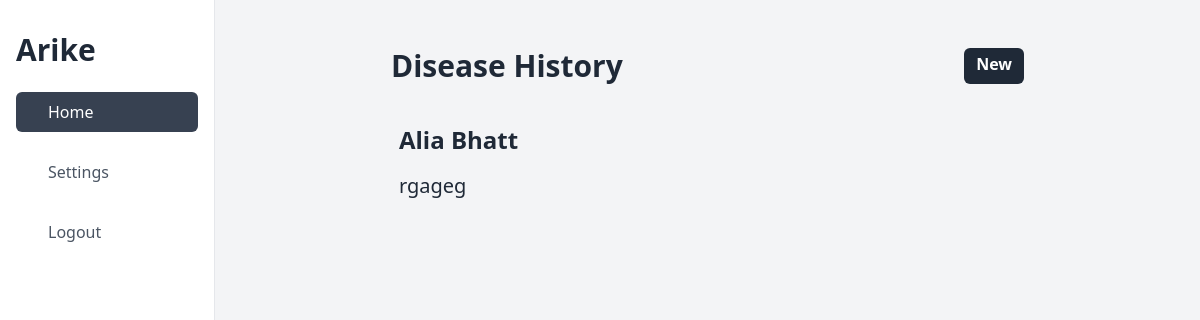
Page /list/diseasehistory/2 on the earlier database version.
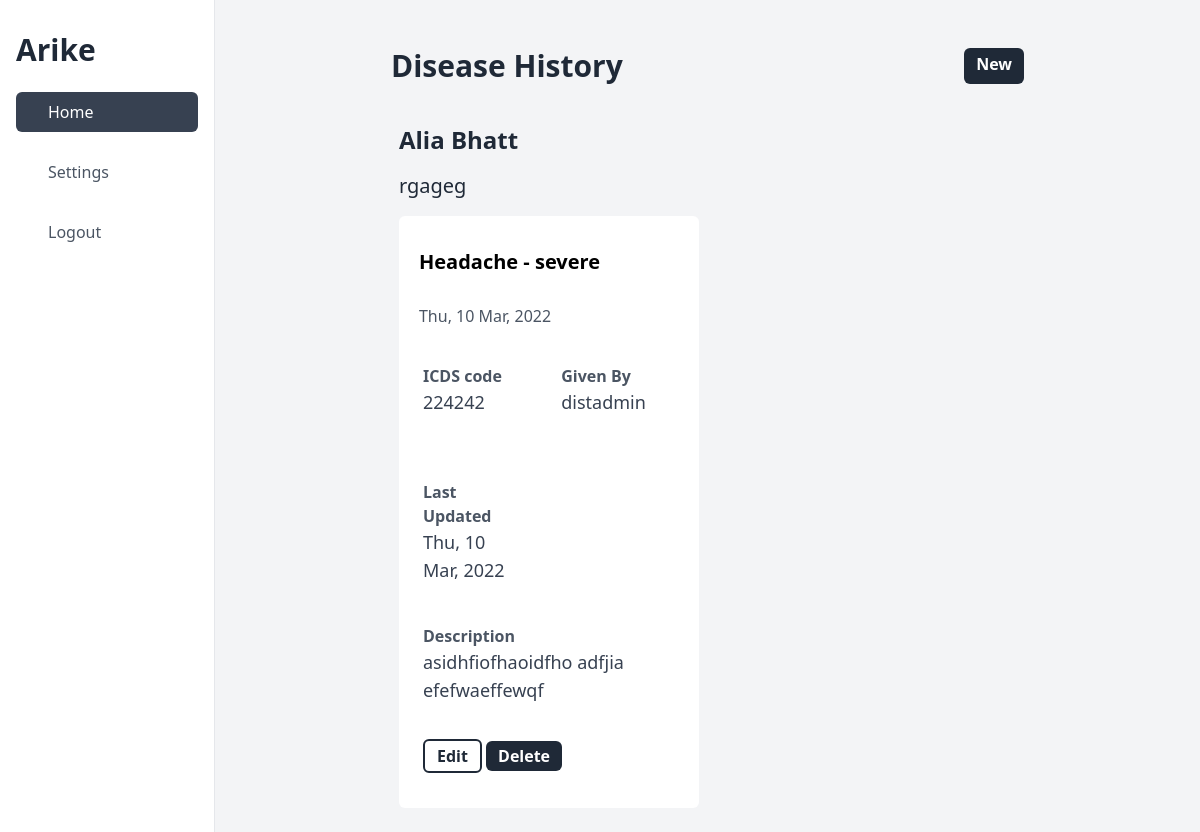
Same page on the later database version.
### apps/models.py (models this page shows, shortened)
class DiseaseHistory(models.Model):
    name = models.CharField(max_length=35)
    icds_code = models.CharField(max_length=35)
    description = models.TextField(null=True)
    patient = models.ForeignKey(Patient, on_delete=models.PROTECT, null=True)
    treated_by = models.ForeignKey(CustomUser, on_delete=models.PROTECT, null=True)
    created_at = models.DateTimeField(auto_now_add=True, null=True)
    updated_at = models.DateTimeField(auto_now=True, null=True)
    deleted = models.BooleanField(default=False, null=True)

class CustomUser(AbstractUser):
    full_name = models.CharField(max_length=150, blank=True)
    role = models.CharField(choices=USER_ROLES, max_length=20, blank=False)
    phone = models.CharField(max_length=14, validators=[phone_number_regex])
    is_verified = models.BooleanField(default=True)
    district = models.ForeignKey(
        District, on_delete=models.PROTECT, blank=True, null=True
    )
    facility = models.ForeignKey(
        Facility, on_delete=models.PROTECT, blank=True, null=True
    )
    created_at = models.DateTimeField(auto_now_add=True)
    updated_at = models.DateTimeField(auto_now=True)
    deleted = models.BooleanField(default=False)

### apps/views.py (the view)
# urls.py: path("list/diseasehistory/<int:patient_id>", DiseaseHistoryListView.as_view()),
class DiseaseHistoryListView(ListView):
    model = DiseaseHistory
    template_name = "DiseaseHistory/list.html"
    context_object_name = "objects"
    def get_queryset(self):
        patient_id = self.kwargs["patient_id"]
        patient = Patient.objects.get(pk=patient_id)
        objects = DiseaseHistory.objects.filter(
            deleted=False, patient=patient
        ).order_by("-updated_at")
        return objects
    def get_context_data(self, **kwargs):
        context = super().get_context_data(**kwargs)
        context["patient_id"] = self.kwargs["patient_id"]
        context["patient"] = Patient.objects.get(pk=self.kwargs["patient_id"])
        return context

### apps/models.py (called while the page is built)
    def __str__(self):
        return self.full_name

### templates/DiseaseHistory/list.html
{% extends "base_dashboard.html" %}
{% block content %}
    <div class="flex justify-between  my-8">
        <h1 class="text-3xl font-bold text-gray-800">Disease History</h1>
        <a class="bg-gray-800 text-white font-bold text-1xl px-3 py-1 rounded-md text-center" href="/create/diseasehistory/{{ patient_id }}">New</a>
    </div>
    <h1 class="text-2xl font-bold text-gray-800 m-2">{{ patient }}</h1>
    <h1 class="text-xl font-regular text-gray-800 m-2">{{ patient.address }}</h1>
    <div class="grid grid-cols-2 ">
        {% for object in objects %}
        <div class="px-3 py-2 bg-white m-2 rounded-md ">
            <div class="flex my-6">
                <p class="font-semibold text-xl px-2">{{ object.name }}</p>
            </div>
            <div class="text-gray-600 px-2 py-1">
            {{ object.created_at | date:"D, d M, Y"}}
            </div>
            <div class="grid grid-cols-2 ">
                <div class="pr-12 pl-3 py-2 mr-8 my-6">
                    <p class="text-gray-600 font-bold text-md">ICDS code</p>
                    <p class="text-gray-700 font-regular text-lg">{{ object.icds_code}}</p>
                </div>
                <div class="pr-12 pl-3 py-2 mr-8 my-6">
                    <p class="text-gray-600 font-bold text-md">Given By</p>
                    <p class="text-gray-700 font-regular text-lg">{{ object.treated_by }}</p>
                </div>
                <div class="pr-12 pl-3 py-2 mr-8 my-6">
                    <p class="text-gray-600 font-bold text-md">Last Updated</p>
                    <p class="text-gray-700 font-regular text-lg">{{ object.updated_at | date:"D, d M, Y" }}</p>
                </div>
            </div>
            <div class="pr-12 pl-3 py-2 mr-8 my-3">
                <p class="text-gray-600 font-bold text-md">Description</p>
                <p class="text-gray-700 font-regular text-lg">{{ object.description }}</p>
            </div>
            <div class="pr-12 pl-3 py-2 mr-8 my-6">
                <a class="bg-white text-gray-800 font-bold text-1xl px-3 py-1 rounded-md text-center border-2 border-gray-800" href="/update/diseasehistory/{{ object.id }}">Edit</a>
                <a class="bg-gray-800 text-white font-bold text-1xl px-3 py-1 rounded-md text-center" href="/delete/diseasehistory/{{ object.id }}">Delete</a>
            </div>
        </div>
        {% endfor %}
    </div>
{% endblock content %}

Differences in the rows shown:
added DiseaseHistory: name "Headache - severe", created_at "Thu, 10 Mar, 2022", icds_code "224242", treated_by "distadmin", updated_at "Thu, 10 Mar, 2022", description "asidhfiofhaoidfho adfjia efefwaeffewqf"
